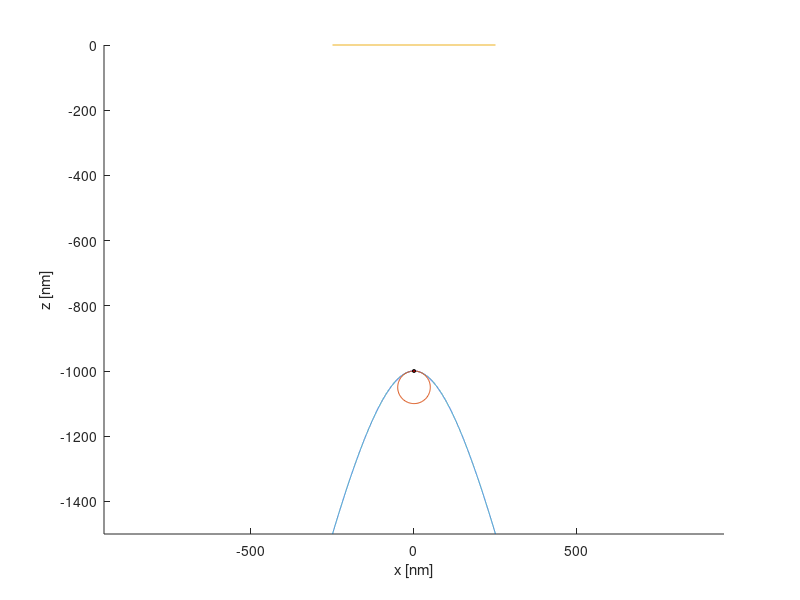
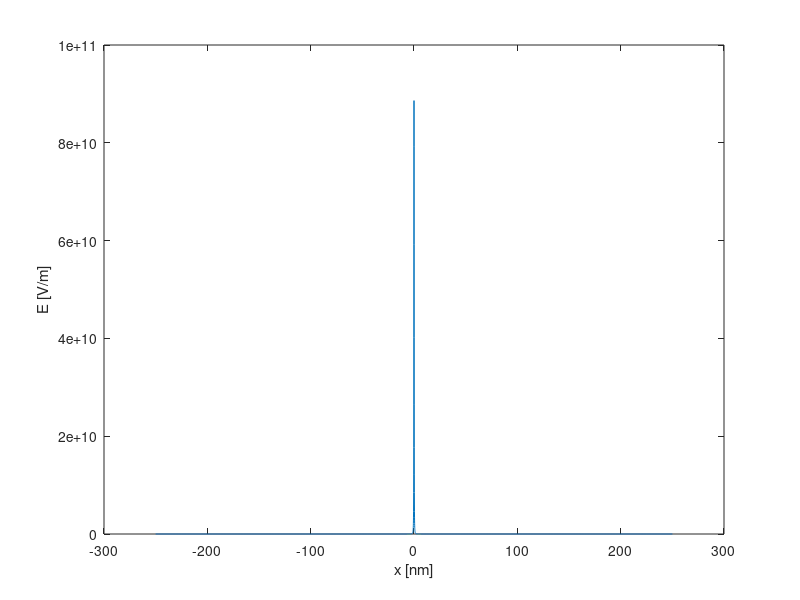

Reproduce these figures in MATLAB, in order.
% Kristinn Torfason
% 24.04.2015
% Sphere approximation of image charge effect V4
% Sphere location fixed at tip

close all
clear variables

q = +1.602176565E-19; % Electron charge
epsilon_0 = 8.854187817E-12; % \epsilon_0

g_fac = 1.0; % Scale factor for testing (Not really used).

%--------------------------------------------------------------------------
% Parameters for the tip


%Base radius
R_r = 250.0E-9; % [nm]
% Tip height
h_r = 500.0E-9; % [nm]
% Distance from top of tip to plane
d = 1000.0E-9; % [nm]
% Distance of plane from bottom of tip
d_plane = d + h_r;

max_xi = h_r/d + 1;
a = sqrt(d^2*R_r^2/(h_r^2+2*d*h_r) + d^2);
eta_1 = - d / a;

theta = acos(d/a);
r_tip = a*sin(theta)*tan(theta);
eta_2 = 0.0; % Defines the plane of absorption
eta = eta_1; % Defines the tip
shift_z = abs(a*eta*max_xi);

%--------------------------------------------------------------------------
% Particle
% Position in prolate spheroidal coordinates
xi_a = 1.000;
eta_a = -0.975724;
phi_a = 0.0;

% Position of the particle in x,y,z coordinates
x_a = a * sqrt(xi_a^2 - 1) * sqrt(1 - eta_a^2) * cos(phi_a);
y_a = a * sqrt(xi_a^2 - 1) * sqrt(1 - eta_a^2) * sin(phi_a);
z_a = a * xi_a * eta_a;


%-------------------------------------------------------------------------
% Caclulate x, y and z values for the tip
% Max x value, should be the same as R_r (base radius)
max_x = a*sqrt(max_xi^2-1)*sqrt(1-eta_1^2)*1;
x_tip = linspace(-max_x, max_x, 10001);
%x_tip = 2.5719e-09;
%x = 0.0;
y_tip = 0.0;

xi = sqrt(x_tip.^2/(a^2*(1-eta_1^2)*1) + 1);
z_tip = a .* xi .* eta_1;

%x_tip = 0.0;
%y_tip = 0.0;
%z_tip = a .* 1.0 .* eta_1;

%--------------------------------------------------------------------------
% Center of the sphere used for the image charge approximation
x_c = 0.0;
y_c = 0.0;
z_c = a*1.0*eta_1 - r_tip*g_fac; % Located at the top of the tip


% Distance from center of sphere (x_c, y_c, z_c) to particle (x_a, y_a, z_a).
a_b = sqrt((x_a - x_c).^2 + (y_a - y_c).^2 + (z_a - z_c).^2);
disp(a_b/1E-9)

% Distance of image charge from center of sphere.
b = r_tip^2/a_b;

% Vector from center of sphere to particle. Unit length.
n_a(1, :) = (x_a - x_c) ./ a_b;
n_a(2, :) = (y_a - y_c) ./ a_b;
n_a(3, :) = (z_a - z_c) ./ a_b;

% Coordinates of image charge partner.
x_b = x_c + n_a(1, :).*b;
y_b = y_c + n_a(2, :).*b;
z_b = z_c + n_a(3, :).*b;

%%%%%%%%%%%%%%%%%%%%%%%%%%%%%%%%%%%%%%%%%%%%%%%%%%%%%%%%%%%%%%%%%%%%%%%%%%%
% Draw the tip, sphere and charge.
figure(1);
hold on
axis equal
plot(x_tip/1E-9, z_tip/1E-9); % Tip

t = linspace(0, 2*pi, 100);
x_sp = x_c + g_fac*r_tip*cos(t);
z_sp = z_c + g_fac*r_tip*sin(t);

plot(x_sp/1E-9, z_sp/1E-9); % Sphere

plot(x_a/1E-9, z_a/1E-9, 'ok', 'MarkerFaceColor', 'k', 'MarkerSize', 2); % Charge
plot(x_b/1E-9, z_b/1E-9, 'ok', 'MarkerFaceColor', 'r', 'MarkerSize', 2); % Partner
plot([-max_x/1E-9, max_x/1E-9], [0, 0]); % Top plane
xlabel('x [nm]')
ylabel('z [nm]')

%--------------------------------------------------------------------------
% Calculate the electric field.

tmp_dis_a = ( (x_tip - x_a).^2 + (y_tip - y_a).^2 + (z_tip - z_a).^2 );
tmp_dis_b = ( (x_tip - x_b).^2 + (y_tip - y_b).^2 + (z_tip - z_b).^2 );

% Size of the charge of the image charge partner.
q_ic = -r_tip/a_b*q;

% x
E_x1 = q/(4*pi*epsilon_0)    * (x_tip - x_a)./sqrt(tmp_dis_a).^(3);
E_x2 = q_ic/(4*pi*epsilon_0) * (x_tip - x_b)./sqrt(tmp_dis_b).^(3);
E_x = E_x1 + E_x2;

% y
E_y1 = q/(4*pi*epsilon_0)    * (y_tip - y_a)./sqrt(tmp_dis_a).^(3);
E_y2 = q_ic/(4*pi*epsilon_0) * (y_tip - y_b)./sqrt(tmp_dis_b).^(3);
E_y = E_y1 + E_y2;

% z
E_z1 = q/(4*pi*epsilon_0)    * (z_tip - z_a)./sqrt(tmp_dis_a).^(3);
E_z2 = q_ic/(4*pi*epsilon_0) * (z_tip - z_b)./sqrt(tmp_dis_b).^(3);
E_z = E_z1 + E_z2;

% Magnitude of the field.
E_new = sqrt(E_x.^2 + E_y.^2 + E_z.^2);
%disp(E_new)

%%%%%%%%%%%%%%%%%%%%%%%%%%%%%%%%%%%%%%%%%%%%%%%%%%%%%%%%%%%%%%%%%%%%%%%%%%%
% Draw the field as a function of position on the tip.
figure(2);
plot(x_tip/1E-9, E_new);
xlabel('x [nm]');
ylabel('E [V/m]');

%x_nmv4 = x_tip / 1E-9;
%sigma_muv4_xi1_030 = E_new*epsilon_0/1E-6;

%%save('V4.mat', 'x_nmv4', 'sigma_muv4_xi1_000')
%save('V4.mat', 'sigma_muv4_xi1_030', '-append')